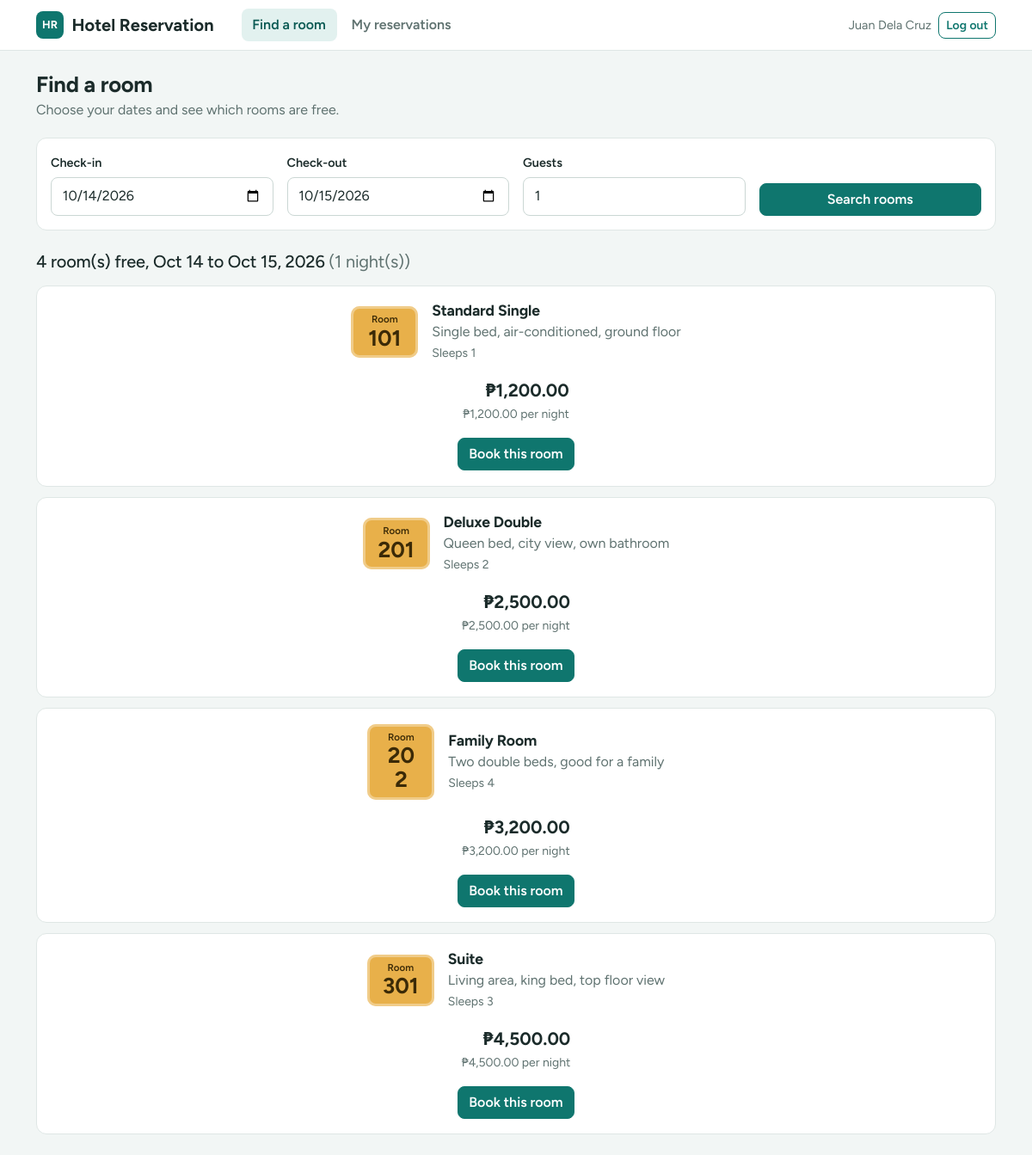
/guest/search.php (signed in), run on the app's committed database.
### tables this page shows
CREATE TABLE rooms (
  id INT AUTO_INCREMENT PRIMARY KEY,
  room_no VARCHAR(20) NOT NULL UNIQUE,
  room_type VARCHAR(50) NOT NULL,
  capacity INT NOT NULL,
  price_per_night DECIMAL(10,2) NOT NULL,
  description VARCHAR(255) DEFAULT ''
);

### connection.php (called while the page is built, shortened)
<?php
function h($text) {
    return htmlspecialchars($text);
}
?>

### guest/search.php (the view, shortened to what this page needs)
<?php
include '../connection.php';
$check_in = date('Y-m-d');
$check_out = date('Y-m-d', strtotime('+1 day'));
$guests = 1;
$error = "";
$rooms = null;
$nights = 0;
if (strtotime($check_in) === false || strtotime($check_out) === false) {
    $error = "Please choose valid dates.";
} elseif ($check_in < date('Y-m-d')) {
    $error = "Check-in cannot be in the past.";
} elseif ($check_out <= $check_in) {
    $error = "Check-out must be after check-in.";
} elseif ($guests < 1) {
    $error = "Enter at least 1 guest.";
} else {
    $nights = (strtotime($check_out) - strtotime($check_in)) / 86400;
    $sql = "SELECT * FROM rooms
            WHERE capacity >= $guests
            AND id NOT IN (
                SELECT room_id FROM reservations
                WHERE status IN ('pending','confirmed')
                AND check_in < '$check_out' AND check_out > '$check_in'
            )
            ORDER BY price_per_night";
    $rooms = mysqli_query($conn, $sql);
}
include '../header.php';
?>
<div class="page-head">
  <div>
    <h1>Find a room</h1>
    <p>Choose your dates and see which rooms are free.</p>
  </div>
</div>
<div class="card mb-4">
  <div class="card-body">
    <form method="GET" class="row g-3 align-items-end">
      <div class="col-6 col-md-3">
        <label class="form-label">Check-in</label>
        <input type="date" name="check_in" class="form-control" min="<?= date('Y-m-d') ?>" value="<?= h($check_in) ?>" required>
      </div>
      <div class="col-6 col-md-3">
        <label class="form-label">Check-out</label>
        <input type="date" name="check_out" class="form-control" value="<?= h($check_out) ?>" required>
      </div>
      <div class="col-6 col-md-3">
        <label class="form-label">Guests</label>
        <input type="number" name="guests" class="form-control" min="1" value="<?= $guests ?>" required>
      </div>
      <div class="col-6 col-md-3">
        <button type="submit" class="btn btn-primary w-100">Search rooms</button>
      </div>
    </form>
  </div>
</div>
<?php if ($error != "") { ?>
  <div class="alert alert-danger"><?= h($error) ?></div>
<?php } else { ?>
  <h2 class="h5 mb-3">
    <?= mysqli_num_rows($rooms) ?> room(s) free, <?= date('M j', strtotime($check_in)) ?> to <?= date('M j, Y', strtotime($check_out)) ?>
    <span class="text-muted fw-normal">(<?= $nights ?> night(s))</span>
  </h2>
  <?php while ($row = mysqli_fetch_assoc($rooms)) { ?>
    <div class="card room-card">
      <div class="d-flex align-items-center gap-3 flex-grow-1">
        <div class="plate"><small>Room</small><strong><?= h($row['room_no']) ?></strong></div>
        <div class="info">
          <h2><?= h($row['room_type']) ?></h2>
          <div class="text-muted"><?= h($row['description']) ?></div>
          <small class="text-muted">Sleeps <?= $row['capacity'] ?></small>
        </div>
      </div>
      <div class="price">
        <div class="amount">&#8369;<?= number_format($row['price_per_night'] * $nights, 2) ?></div>
        <small class="text-muted">&#8369;<?= number_format($row['price_per_night'], 2) ?> per night</small>
      </div>
      <a class="btn btn-primary" href="book.php?room=<?= $row['id'] ?>&check_in=<?= $check_in ?>&check_out=<?= $check_out ?>&guests=<?= $guests ?>">Book this room</a>
    </div>
  <?php } ?>
<?php } ?>
<?php include '../footer.php'; ?>

### assets/style.css (style rules this page uses)
:root { --bh-ink: #1b2b2a; --bh-muted: #5f7270; --bh-line: #dfe7e5; --bh-bg: #f2f6f5; --bh-teal: #0f766e; --bh-teal-dark: #0b5a54; --bh-brass: #e8b04a; --bs-body-font-family: 'Figtree', system-ui, -apple-system, 'Segoe UI', Roboto, sans-serif; --bs-body-color: var(--bh-ink); --bs-link-color: var(--bh-teal); --bs-link-hover-color: var(--bh-teal-dark); }
body { background: var(--bh-bg); }
h1, h2, h3, h4, h5 { letter-spacing: -0.01em; }
.text-muted { color: var(--bh-muted) !important; }
.btn { border-radius: 8px; font-weight: 600; }
.btn-primary { --bs-btn-bg: var(--bh-teal); --bs-btn-border-color: var(--bh-teal); --bs-btn-hover-bg: var(--bh-teal-dark); --bs-btn-hover-border-color: var(--bh-teal-dark); --bs-btn-active-bg: var(--bh-teal-dark); --bs-btn-active-border-color: var(--bh-teal-dark); --bs-btn-disabled-bg: var(--bh-teal); --bs-btn-disabled-border-color: var(--bh-teal); }
.form-control, .form-select { border-radius: 8px; border-color: #cbd7d4; padding: .6rem .8rem; }
.form-label { font-weight: 600; font-size: .9rem; margin-bottom: .3rem; }
.page-head { display: flex; flex-wrap: wrap; justify-content: space-between; align-items: flex-end; gap: .75rem; margin-bottom: 1.25rem; }
.page-head h1 { margin: 0; font-size: 1.6rem; font-weight: 700; }
.page-head p { margin: .15rem 0 0; color: var(--bh-muted); }
.card { border: 1px solid var(--bh-line); border-radius: 12px; box-shadow: none; }
.room-card { display: flex; flex-wrap: wrap; gap: 1rem 1.5rem; align-items: center; justify-content: space-between; padding: 1.1rem 1.25rem; }
.room-card + .room-card { margin-top: .75rem; }
.room-card .plate { background: var(--bh-brass); color: #3b2a07; border-radius: 10px; padding: .45rem 1rem; text-align: center; box-shadow: inset 0 0 0 3px rgba(255,255,255,.35); min-width: 78px; }
.room-card .plate small { display: block; font-size: .72rem; font-weight: 600; }
.room-card .plate strong { font-size: 1.6rem; line-height: 1; }
.room-card .info { flex: 1 1 260px; }
.room-card .info h2 { font-size: 1.1rem; font-weight: 700; margin: 0 0 .15rem; }
.room-card .price { text-align: right; }
.room-card .price .amount { font-size: 1.3rem; font-weight: 700; }

### data on the page
rooms: room_no "101", room_type "Standard Single", description "Single bed, air-conditioned, ground floor", capacity "1", $row['price_per_night']*$nights "1,200.00", price_per_night "1,200.00"
rooms: room_no "201", room_type "Deluxe Double", description "Queen bed, city view, own bathroom", capacity "2", $row['price_per_night']*$nights "2,500.00", price_per_night "2,500.00"
rooms: room_no "202", room_type "Family Room", description "Two double beds, good for a family", capacity "4", $row['price_per_night']*$nights "3,200.00", price_per_night "3,200.00"
rooms: room_no "301", room_type "Suite", description "Living area, king bed, top floor view", capacity "3", $row['price_per_night']*$nights "4,500.00", price_per_night "4,500.00"

### other printed values
$_SESSION['name'] "Juan Dela Cruz"
mysqli_num_rows($rooms) "4"
date('M j', strtotime($check_in)) "Oct 14"
date('M j, Y', strtotime($check_out)) "Oct 15, 2026"
$nights "1"
